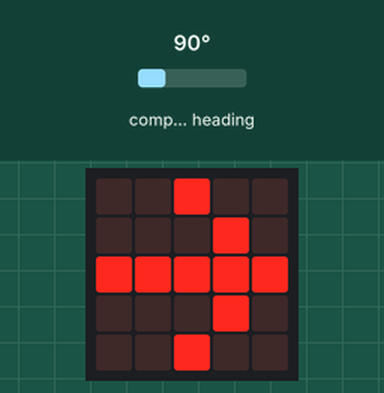
This program was run on a simulated BBC micro:bit (MakeCode). Shown: the board's 5×5 LED display. Inputs (shaded band) come from the test bench; at power-on: compass heading 90°. The compass is already calibrated.

Above: at 1.2 s.
1.3 s: compass heading set to 49°
3.0 s: compass heading set to 45°
At 3.5 s:
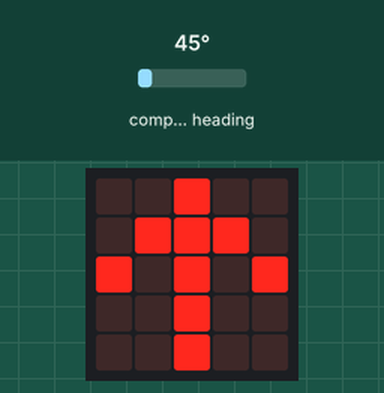
6.3 s: compass heading set to 180°
At 7.1 s:
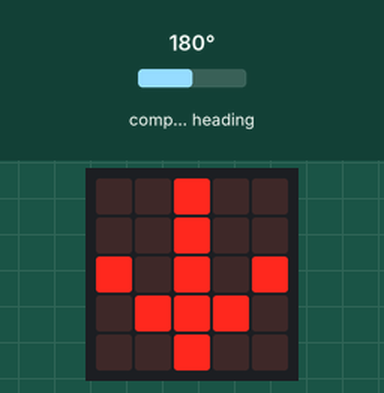
8.2 s: compass heading set to 269°
At 9.5 s:
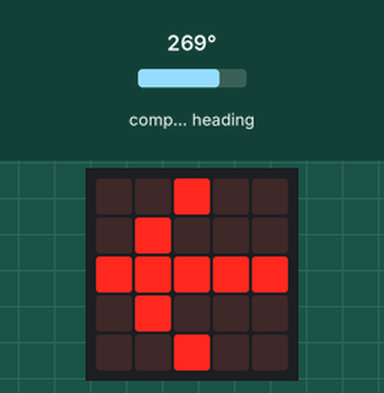
10.1 s: compass heading set to 229°
11.6 s: compass heading set to 225°
At 12.2 s:
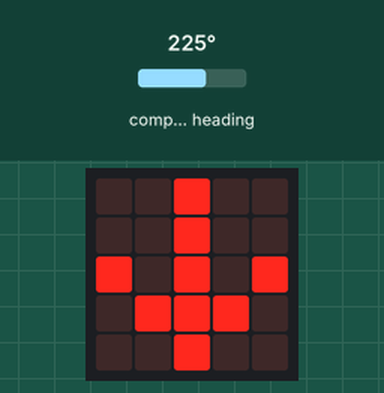
Timing chart, 0 to 14.6 s (numbered marks = the images above; inputs shaded):
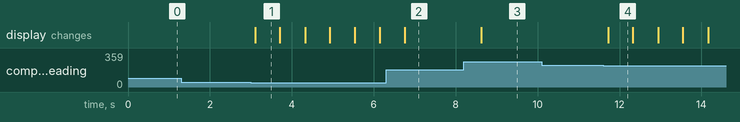

The program:

main.ts
```typescript
let richting = 0
basic.forever(function () {
    richting = input.compassHeading()
    if (315 <= richting || 45 >= richting) {
        basic.showArrow(ArrowNames.North)
    }
    if (45 <= richting && 135 >= richting) {
        basic.showArrow(ArrowNames.East)
    }
    if (135 <= richting && 225 >= richting) {
        basic.showArrow(ArrowNames.South)
    }
    if (225 <= richting && 315 >= richting) {
        basic.showArrow(ArrowNames.West)
    }
})
```

test.ts
```typescript
// tests gaan hier; deze zal niet worden gecompileerd wanneer dit pakket wordt gebruikt als extensie.
```

Measured:
- the behaviour switches between 46 and 45° on compass heading (found by bisection; images 0 and 1)
- the behaviour switches between 226 and 225° on compass heading (found by bisection; images 3 and 4)
- after the input at 1.3 s, every drawn part: stays the same
- after the input at 3.0 s, the display: changes after 0.10 s (image 1)
- after the input at 6.3 s, the display: changes after 0.46 s (image 2)
- after the input at 8.2 s, the display: changes after 0.42 s (image 3)
- after the input at 10.1 s, every drawn part: stays the same
- after the input at 11.6 s, the display: changes after 0.12 s (image 4)
- what the display in image 1 shows lasts 0.6 s, from 3.1 s to 3.7 s
